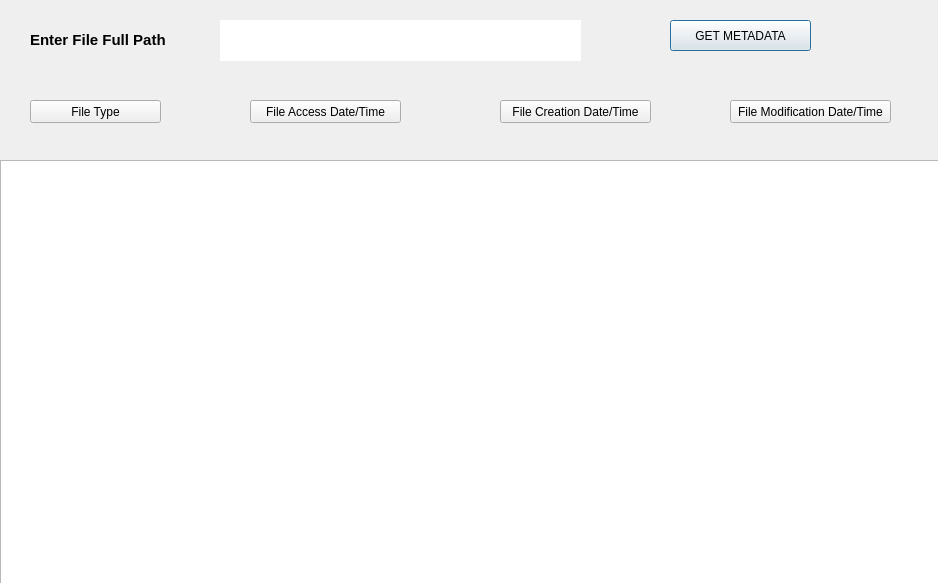
<?xml version="1.0" encoding="UTF-8"?>
<ui version="4.0">
 <class>Dialog</class>
 <widget class="QDialog" name="Dialog">
  <property name="geometry">
   <rect>
    <x>0</x>
    <y>0</y>
    <width>938</width>
    <height>583</height>
   </rect>
  </property>
  <property name="windowTitle">
   <string>Window File System</string>
  </property>
  <widget class="QPlainTextEdit" name="plainTextEdit">
   <property name="geometry">
    <rect>
     <x>220</x>
     <y>20</y>
     <width>361</width>
     <height>41</height>
    </rect>
   </property>
   <property name="frameShape">
    <enum>QFrame::NoFrame</enum>
   </property>
   <property name="placeholderText">
    <string comment="C:/Users/Document/" extracomment="C:/Users/Document/"/>
   </property>
  </widget>
  <widget class="QPushButton" name="pushButton">
   <property name="geometry">
    <rect>
     <x>670</x>
     <y>20</y>
     <width>141</width>
     <height>31</height>
    </rect>
   </property>
   <property name="text">
    <string>GET METADATA</string>
   </property>
  </widget>
  <widget class="QTableWidget" name="tableWidget">
   <property name="geometry">
    <rect>
     <x>0</x>
     <y>160</y>
     <width>951</width>
     <height>431</height>
    </rect>
   </property>
   <property name="iconSize">
    <size>
     <width>10</width>
     <height>10</height>
    </size>
   </property>
   <property name="rowCount">
    <number>0</number>
   </property>
   <property name="columnCount">
    <number>0</number>
   </property>
  </widget>
  <widget class="QPushButton" name="pushButton_2">
   <property name="geometry">
    <rect>
     <x>30</x>
     <y>100</y>
     <width>131</width>
     <height>23</height>
    </rect>
   </property>
   <property name="text">
    <string>File Type</string>
   </property>
  </widget>
  <widget class="QPushButton" name="pushButton_3">
   <property name="geometry">
    <rect>
     <x>500</x>
     <y>100</y>
     <width>151</width>
     <height>23</height>
    </rect>
   </property>
   <property name="text">
    <string>File Creation Date/Time</string>
   </property>
  </widget>
  <widget class="QPushButton" name="pushButton_4">
   <property name="geometry">
    <rect>
     <x>730</x>
     <y>100</y>
     <width>161</width>
     <height>23</height>
    </rect>
   </property>
   <property name="text">
    <string>File Modification Date/Time</string>
   </property>
  </widget>
  <widget class="QPushButton" name="pushButton_5">
   <property name="geometry">
    <rect>
     <x>250</x>
     <y>100</y>
     <width>151</width>
     <height>23</height>
    </rect>
   </property>
   <property name="text">
    <string>File Access Date/Time</string>
   </property>
  </widget>
  <widget class="QLabel" name="label">
   <property name="geometry">
    <rect>
     <x>30</x>
     <y>30</y>
     <width>161</width>
     <height>20</height>
    </rect>
   </property>
   <property name="maximumSize">
    <size>
     <width>16777215</width>
     <height>20</height>
    </size>
   </property>
   <property name="mouseTracking">
    <bool>true</bool>
   </property>
   <property name="tabletTracking">
    <bool>true</bool>
   </property>
   <property name="styleSheet">
    <string notr="true">bold</string>
   </property>
   <property name="frameShape">
    <enum>QFrame::NoFrame</enum>
   </property>
   <property name="frameShadow">
    <enum>QFrame::Sunken</enum>
   </property>
   <property name="lineWidth">
    <number>10</number>
   </property>
   <property name="midLineWidth">
    <number>10</number>
   </property>
   <property name="text">
    <string>&lt;html&gt;&lt;head/&gt;&lt;body&gt;&lt;p&gt;&lt;span style=&quot; font-size:11pt; font-weight:600;&quot;&gt;Enter File Full Path &lt;/span&gt;&lt;/p&gt;&lt;/body&gt;&lt;/html&gt;</string>
   </property>
   <property name="textFormat">
    <enum>Qt::AutoText</enum>
   </property>
   <property name="scaledContents">
    <bool>true</bool>
   </property>
   <property name="wordWrap">
    <bool>true</bool>
   </property>
  </widget>
 </widget>
 <resources/>
 <connections/>
</ui>
